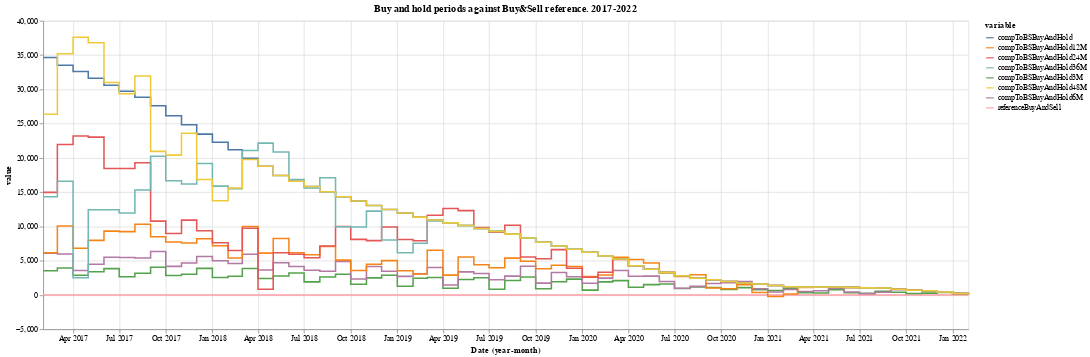

Notebook code cell kept with this figure:
### Markdown cell above
2.3.2.2 Last 5 years (2017-2022)

### Code cell
# plot
data = df[-61:].copy()
data['referenceBuyAndSell'] = data['valBuyAndSell'] - data['valBuyAndSell']
data['compToBSBuyAndHold'] = data['valBuyAndHold'] - data['valBuyAndSell']
data['compToBSBuyAndHold3M'] = data['valBuyAndHold3M'] - data['valBuyAndSell']
data['compToBSBuyAndHold6M'] = data['valBuyAndHold6M'] - data['valBuyAndSell']
data['compToBSBuyAndHold12M'] = data['valBuyAndHold12M'] - data['valBuyAndSell']
data['compToBSBuyAndHold24M'] = data['valBuyAndHold24M'] - data['valBuyAndSell']
data['compToBSBuyAndHold36M'] = data['valBuyAndHold36M'] - data['valBuyAndSell']
data['compToBSBuyAndHold48M'] = data['valBuyAndHold48M'] - data['valBuyAndSell']

pData = data.melt(id_vars =['Date'], value_vars = ['referenceBuyAndSell','compToBSBuyAndHold','compToBSBuyAndHold3M','compToBSBuyAndHold6M','compToBSBuyAndHold12M','compToBSBuyAndHold24M','compToBSBuyAndHold36M','compToBSBuyAndHold48M'])
alt.Chart(pData).mark_line(interpolate='step-after').encode(
    x='yearmonth(Date):T',
    y='value',
    color='variable',
).properties(
    width=1200,
    height=400,
    title="Buy and hold periods against Buy&Sell reference. 2017-2022"
)

### Figure 1 — Vega-Lite specification as saved in the notebook (floating-point values rounded to 4 significant figures; data arrays with more than 128 entries replaced by an {"elided": "..."} marker saying what was removed)
{"config": {"view": {"continuousWidth": 400, "continuousHeight": 300}}, "data": {"name": "data-ba993cc70adc18bf201e1cda86081c7b"}, "mark": {"type": "line", "interpolate": "step-after"}, "encoding": {"color": {"field": "variable", "type": "nominal"}, "x": {"field": "Date", "timeUnit": "yearmonth", "type": "temporal"}, "y": {"field": "value", "type": "quantitative"}}, "height": 400, "title": "Buy and hold periods against Buy&Sell reference. 2017-2022", "width": 1200, "$schema": "https://vega.github.io/schema/vega-lite/v4.17.0.json", "datasets": {"data-ba993cc70adc18bf201e1cda86081c7b": {"elided": "488 records"}}}
